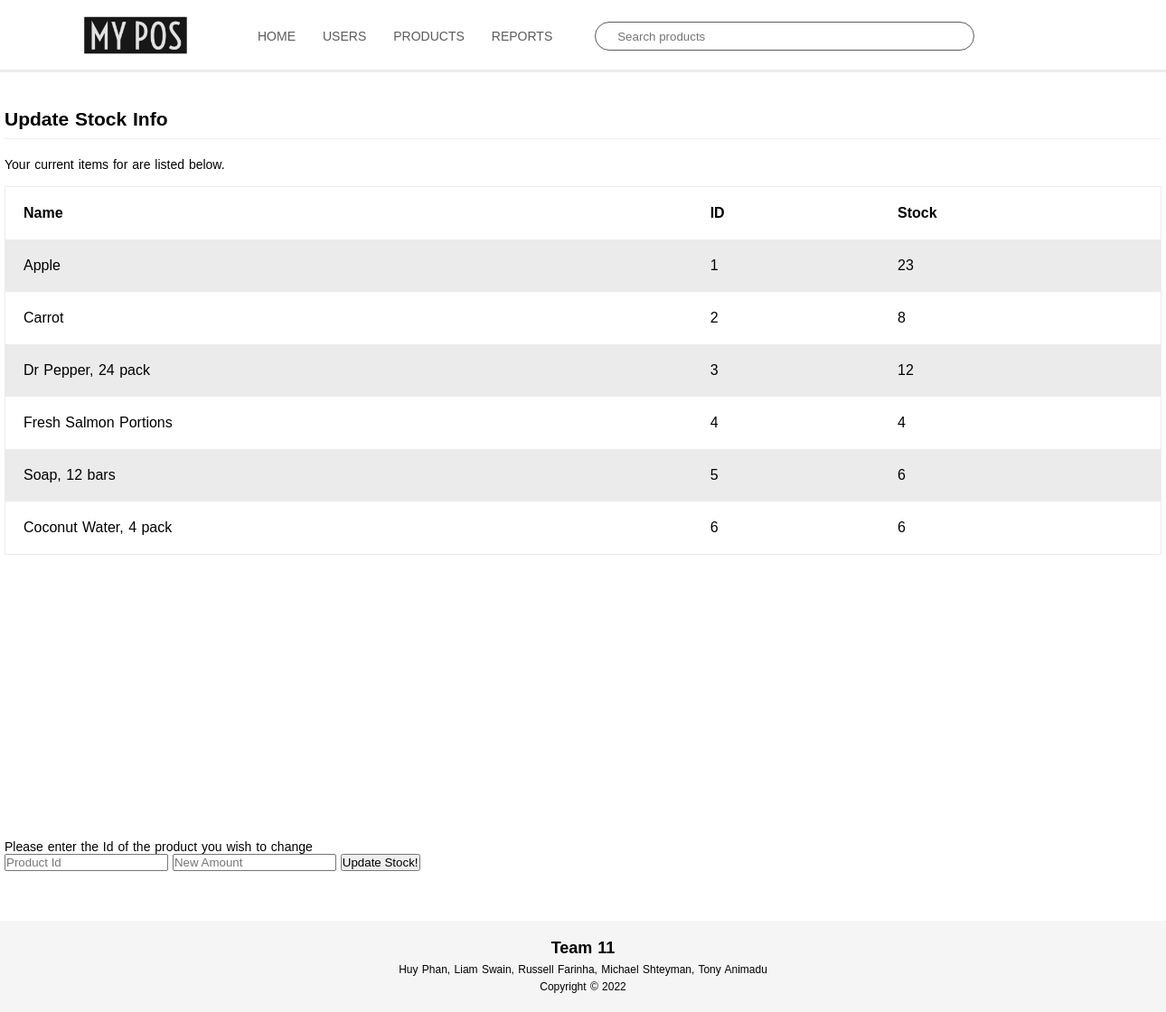
The page /update_stock.php (signed in) on the database its author committed.
### tables this page shows
CREATE TABLE `products` (
  `id` int(10) UNSIGNED NOT NULL,
  `name` varchar(255) NOT NULL,
  `category` varchar(255) DEFAULT NULL,
  `stock` int(10) UNSIGNED NOT NULL DEFAULT 0,
  `description` varchar(255) DEFAULT NULL,
  `supplier_id` int(10) UNSIGNED NOT NULL,
  `price` float UNSIGNED DEFAULT 0
);

### update_stock.php (the view, shortened to what this page needs)
<link rel="stylesheet" type="text/css" href="/css/table.css">
<?php
if (isset($_SESSION['user_id'])) {
    $id = $_SESSION['user_id'];
    $query = "SELECT s.supplier_id FROM suppliers AS s WHERE s.user_id = '$id'";
    $res = @mysqli_query($dbc, $query);
    $num = mysqli_num_rows($res);
    $row = mysqli_fetch_array($res, MYSQLI_ASSOC);
    if($num <= 0)
    {
        echo '<div class="page-header"><h2>You are not a supplier!</h2></div>';
    }
    else if($num >= 0)
    {
        echo '<div class="page-header"><h2>Update Stock Info</h2></div>';
        $suppId = $row['supplier_id'];
        echo '<div class="Supplier"><p>Your current items for are listed below.</p></div><br>';
        echo '<div class="table-container">';
        echo '<table>
        <thead>
        <tr>
            <th align="left">Name</th>
            <th align="left">ID</th>
            <th align="left">Stock</th>
        </tr>
        </thead>
        <tbody>';
        $query = "SELECT name, id, stock FROM products WHERE supplier_id = '$suppId'";
        $res = @mysqli_query($dbc, $query);
        while($row = mysqli_fetch_array($res, MYSQLI_ASSOC))
        {
            echo '<tr>
                <td align="left">' . $row['name'] . '</td>
                <td align="left">' . $row['id'] . '</td>
                <td align="left">' . $row['stock'] . '</td>
                </td>
                </tr>';
        }
        echo '</tbody></table></div>';
        echo '<div class="Change-Stock"><p2><br><br>Please enter the Id of the product you wish to change</p2></div>';
        echo '<form name = "form" method="post">
                <div class="Card-Number">
                    <div class="input-container">
                        <input id="product_id" type="text" name="product_id" placeholder="Product Id" maxlength="64">
                        <input id="New_Amount" type="text" name="New_Amount" placeholder="New Amount" maxlength="64">
                        <input type = "Submit" value = "Update Stock!">
                    </div>
                </div>
        </form>';
    }
}
else {
    echo '<div class="page-header"><h2>Only available to suppliers!</h2></div>';
}
?>

### css/table.css (style rules this page uses)
html, body { margin: 0 !important; height: 100% !important; overflow: hidden !important; }
.table-container { height: 80%; max-height: 80%; overflow-y: scroll }
table { width: 100%; border-spacing: 15px 1rem; border: 1px solid #ebebeb; border-collapse: collapse; }
th { background: #fff; }
th, td { padding: 20px; }
tr:nth-child(odd) { background: #ebebeb; }

### css/header-navbar.css (style rules this page uses)
html { position: relative; min-height: 100%; }
body { font-family: Helvetica; font-size: 14px; word-spacing: 1px; min-width: 1280px; overflow: auto; }
.header { position: fixed; top: 0; left: 0; z-index: 999; width: 100%; height: 80px; background-color: #fff; border-bottom: 3px solid #ececec; min-width: 1280px; text-decoration: none; }
.body { position: relative; width: 100%; height: 100%; overflow: hidden; top: 80px; padding-bottom: 256px; }
.body-content { width: 1280px; margin: 0 auto; }
.body-content .page-header { padding-bottom: 9px; margin: 40px 0 20px; border-bottom: 1px solid #eee; }
.body-content p { margin-top: 8px; }
.footer { position: absolute; bottom: 0; width: 100%; background-color: #f5f5f5; }
.footer-content { width: 1280px; margin: 16px auto; height: 69px; text-align: center; align-items: center; justify-content: center; font-size: 12px; line-height: 1.6; }
.header button { display: flex; align-items: center; background: none; border: none; outline: none; cursor: pointer; }
.header a { text-decoration: none; }
.header-logo { float: left; margin-left: 6px; width: 264px; height: 80px; }
.header-logo a { display: block; margin-left: 64px; width: 160px; height: 80px; }
.header-logo img { display: inline; width: 160px; height: 160px; margin-top: -55px; pointer-events: none; }
.header-navwrap { display: inline-block; position: relative; }
.header-navbar { display: inline-block; }
.header-navitem { display: flex; position: relative; align-items: center; float: left; width: auto; height: 80px; line-height: 80px; margin: 0 15px; color: #5b5b5b; text-align: center; cursor: pointer; text-decoration: none; }
.header-search-bar { display: flex; margin-left: 32px; cursor: default; }
.header-search-bar .input-container { display: flex; position: relative; width: 420px; height: 32px; border: 1px solid #5b5b5b; border-radius: 25px; padding: 0 16px; }
.header-search-bar input { width: 100%; border: none; outline: none; }
.header-login { display: flex; position: absolute; justify-content: flex-end; top: 0; right: 101px; height: 100%; cursor: pointer; }
.header-login .menu { display: flex; align-items: center; position: relative; padding: 3px 6px 0 0; background: transparent; outline: none; border: 0; list-style-type: none; }
.header-cart { display: flex; position: absolute; top: 0; right: 36px; width: 28px; height: 100%; justify-content: center; cursor: pointer; }

### update_stock.php (style rules this page uses)
.table-container { height: auto; max-height: 60%; overflow-y: scroll }
table { width: 100%; border-spacing: 15px 1rem; border: 1px solid #ebebeb; }

### rows shown on the page
products: name "Apple", id "1", stock "23"
products: name "Carrot", id "2", stock "8"
products: name "Dr Pepper, 24 pack", id "3", stock "12"
products: name "Fresh Salmon Portions", id "4", stock "4"
products: name "Soap, 12 bars", id "5", stock "6"
products: name "Coconut Water, 4 pack", id "6", stock "6"
